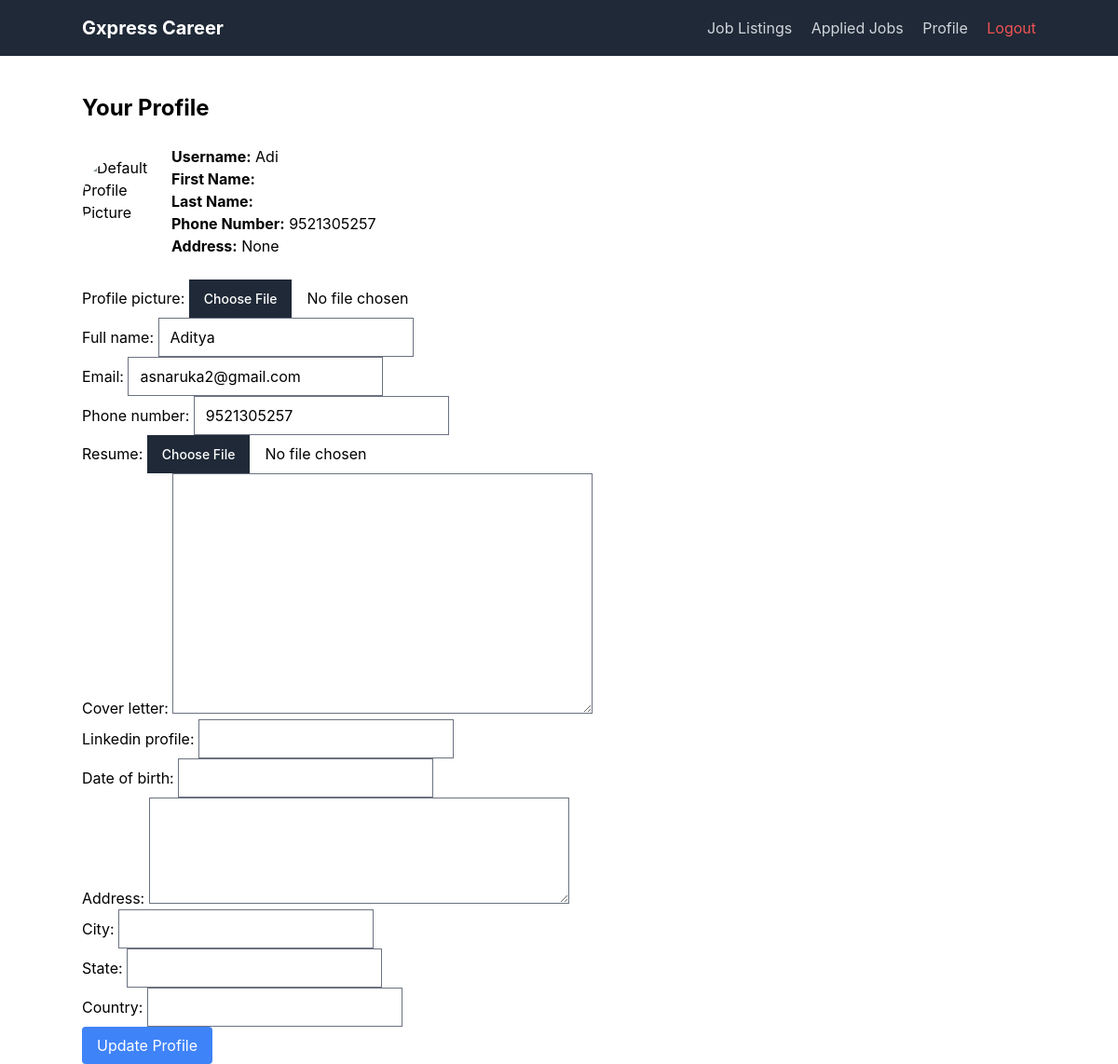
/profile/ (signed in), run on the app's committed database.
### candidate/models.py (models this page shows, shortened)
class Candidate(models.Model):
    candidate_id = models.AutoField(primary_key=True)
    profile_picture = models.ImageField(upload_to='profile_pictures/', blank=True, null=True)
    user = models.OneToOneField(User, on_delete=models.CASCADE, related_name='candidate_profile')
    full_name = models.CharField(max_length=255)
    email = models.EmailField(unique=True)
    phone_number = models.CharField(max_length=20, blank=True, null=True)
    resume = models.FileField(upload_to='resumes/', blank=True, null=True)
    cover_letter = models.TextField(blank=True, null=True)
    linkedin_profile = models.URLField(blank=True, null=True)
    applied_jobs = models.ManyToManyField(
        'hr.JobPosting',
        through='hr.Application',
        related_name='applicants'
    )
    date_of_birth = models.DateField(blank=True, null=True)
    address = models.CharField(max_length=255, blank=True, null=True)
    city = models.CharField(max_length=100, blank=True, null=True)
    state = models.CharField(max_length=100, blank=True, null=True)
    country = models.CharField(max_length=100, blank=True, null=True)
    created_at = models.DateTimeField(auto_now_add=True)
    updated_at = models.DateTimeField(auto_now=True)
    class Meta:
        ordering = ['full_name']  # Default order by full_name

### candidate/views.py (the view)
# urls.py: path('profile/', profile_view, name='profile')  # Candidate profile creation
@login_required
def profile_view(request):
    candidate = get_object_or_404(Candidate, user=request.user)
    if request.method == 'POST':
        form = CandidateForm(request.POST, request.FILES, instance=candidate)
        if form.is_valid():
            form.save()
            messages.success(request, 'Your profile has been updated successfully.')
            return redirect('profile')
    else:
        form = CandidateForm(instance=candidate)
    return render(request, 'candidate/profile_view.html', {'form': form, 'candidate': candidate})

### candidate/forms.py
class CandidateForm(forms.ModelForm):
    class Meta:
        model = Candidate
        fields = [
            'profile_picture',
            'full_name',
            'email',
            'phone_number',
            'resume',
            'cover_letter',
            'linkedin_profile',
            'date_of_birth',
            'address',
            'city',
            'state',
            'country'
        ]
        widgets = {
            'profile_picture': forms.ClearableFileInput(attrs={'class': 'form-control-file'}),
            'address': forms.Textarea(attrs={'class': 'form-control', 'rows': 4}),
        }
        email = forms.EmailField(required=True, widget=forms.TextInput(attrs={'readonly': 'readonly'}))

### templates/candidate/profile_view.html (shortened to what this page needs)
{% extends 'base.html' %}
{% load static %}
{% block content %}
<div class="container mx-auto mt-10">
    <h1 class="text-2xl font-bold mb-6">Your Profile</h1>
    <div class="flex items-center mb-6">
        {% if candidate.profile_picture %}
            <img src="{{ candidate.profile_picture.url }}" alt="Profile Picture" class="w-24 h-24 rounded-full">
        {% else %}
            <img src="{% static 'default_profile_pic.jpg' %}" alt="Default Profile Picture" class="w-24 h-24 rounded-full">
        {% endif %}
        <div class="ml-4">
            <p><strong>Username:</strong> {{ request.user.username }}</p>
            <p><strong>First Name:</strong> {{ candidate.first_name }}</p>
            <p><strong>Last Name:</strong> {{ candidate.last_name }}</p>
            <p><strong>Phone Number:</strong> {{ candidate.phone_number }}</p>
            <p><strong>Address:</strong> {{ candidate.address }}</p>
        </div>
    </div>
    <form method="post" enctype="multipart/form-data">
        {{ form.as_p }}
        <button type="submit" class="bg-blue-500 text-white py-2 px-4 rounded hover:bg-blue-700">Update Profile</button>
    </form>
</div>
{% endblock content %}

### data on the page
Candidate: phone_number "9521305257", address "None", full_name "Aditya", email "asnaruka2@gmail.com"

### other printed values
{{ request.user.username }} "Adi"
